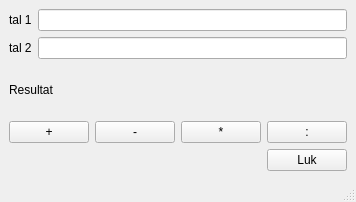
<?xml version="1.0" encoding="UTF-8"?>
<ui version="4.0">
 <class>MainWindow</class>
 <widget class="QMainWindow" name="MainWindow">
  <property name="geometry">
   <rect>
    <x>0</x>
    <y>0</y>
    <width>338</width>
    <height>202</height>
   </rect>
  </property>
  <property name="windowTitle">
   <string>MainWindow</string>
  </property>
  <widget class="QWidget" name="centralwidget">
   <layout class="QVBoxLayout" name="verticalLayout">
    <item>
     <layout class="QHBoxLayout" name="horizontalLayout">
      <item>
       <widget class="QLabel" name="labTal1">
        <property name="text">
         <string>tal 1</string>
        </property>
       </widget>
      </item>
      <item>
       <widget class="QLineEdit" name="leTal1"/>
      </item>
     </layout>
    </item>
    <item>
     <layout class="QHBoxLayout" name="horizontalLayout_2">
      <item>
       <widget class="QLabel" name="labTal2">
        <property name="text">
         <string>tal 2</string>
        </property>
       </widget>
      </item>
      <item>
       <widget class="QLineEdit" name="lineEdit_2"/>
      </item>
     </layout>
    </item>
    <item>
     <layout class="QHBoxLayout" name="horizontalLayout_3">
      <item>
       <widget class="QLabel" name="LabResultat">
        <property name="text">
         <string>Resultat</string>
        </property>
       </widget>
      </item>
      <item>
       <widget class="QLabel" name="labPrintResultat">
        <property name="text">
         <string/>
        </property>
       </widget>
      </item>
     </layout>
    </item>
    <item>
     <layout class="QHBoxLayout" name="horizontalLayout_4">
      <item>
       <widget class="QPushButton" name="BtnPlus">
        <property name="text">
         <string>+</string>
        </property>
       </widget>
      </item>
      <item>
       <widget class="QPushButton" name="btnMinus">
        <property name="text">
         <string>-</string>
        </property>
       </widget>
      </item>
      <item>
       <widget class="QPushButton" name="btnGange">
        <property name="text">
         <string>*</string>
        </property>
       </widget>
      </item>
      <item>
       <widget class="QPushButton" name="btnDivider">
        <property name="text">
         <string>:</string>
        </property>
       </widget>
      </item>
     </layout>
    </item>
    <item>
     <layout class="QHBoxLayout" name="horizontalLayout_5">
      <item>
       <spacer name="horizontalSpacer">
        <property name="orientation">
         <enum>Qt::Horizontal</enum>
        </property>
        <property name="sizeHint" stdset="0">
         <size>
          <width>40</width>
          <height>20</height>
         </size>
        </property>
       </spacer>
      </item>
      <item>
       <widget class="QPushButton" name="btnLuk">
        <property name="text">
         <string>Luk</string>
        </property>
       </widget>
      </item>
     </layout>
    </item>
   </layout>
  </widget>
  <widget class="QMenuBar" name="menubar">
   <property name="geometry">
    <rect>
     <x>0</x>
     <y>0</y>
     <width>338</width>
     <height>21</height>
    </rect>
   </property>
  </widget>
  <widget class="QStatusBar" name="statusbar"/>
 </widget>
 <resources/>
 <connections/>
</ui>
